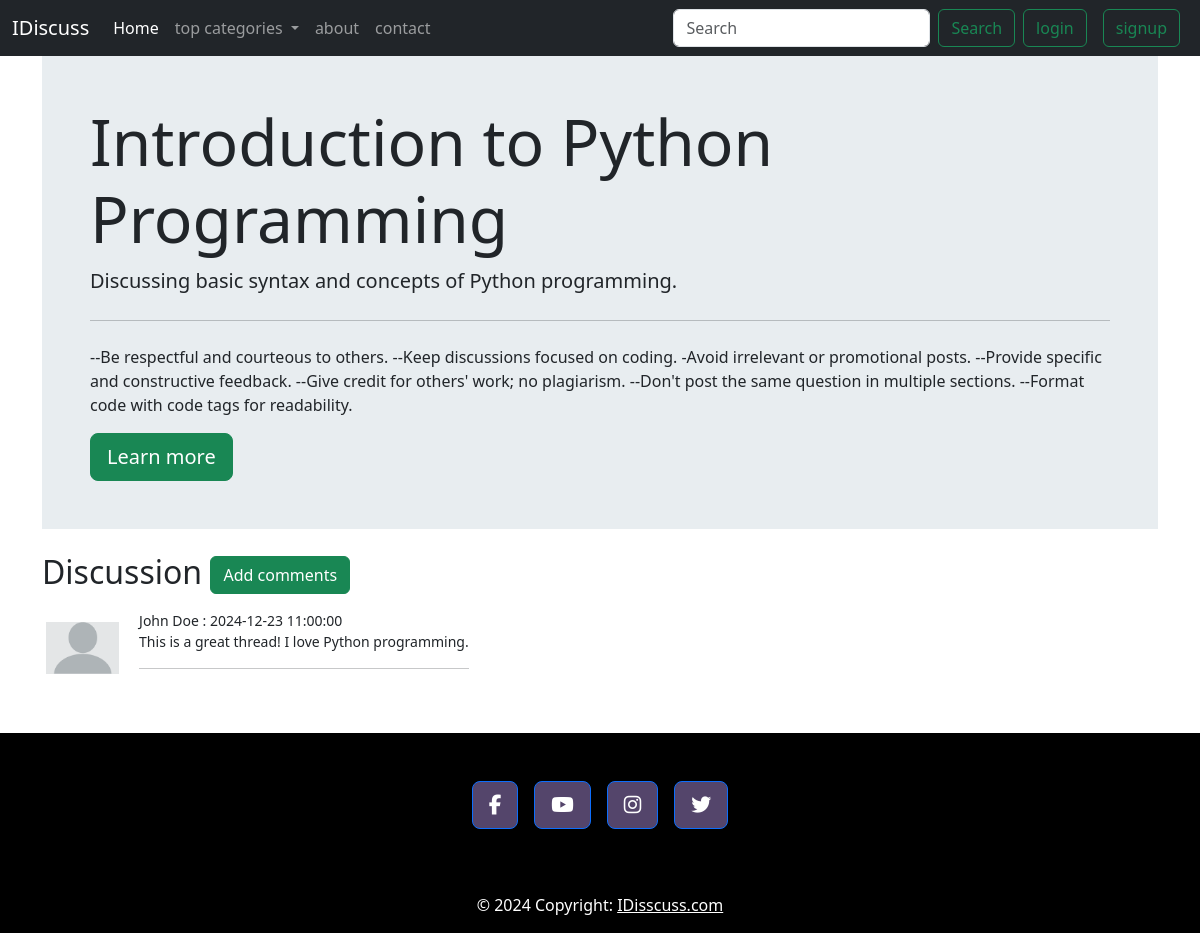
The app's page /threads.php?threadID=187 with its own data.
### tables this page shows
CREATE TABLE `threads` (
  `thread_id` int(11) NOT NULL,
  `thread_title` varchar(99) NOT NULL,
  `thread_desc` text NOT NULL,
  `thread_cat_id` int(99) NOT NULL,
  `thread_user_id` int(99) NOT NULL,
  `thread_time` datetime NOT NULL DEFAULT current_timestamp()
);

CREATE TABLE `comments` (
  `comments_id` int(99) NOT NULL,
  `comments_content` text NOT NULL,
  `threads_id` int(11) NOT NULL,
  `comments_by` int(11) NOT NULL,
  `comments_time` datetime NOT NULL DEFAULT current_timestamp()
);

CREATE TABLE `users` (
  `id` int(11) NOT NULL,
  `name` varchar(99) NOT NULL,
  `email` varchar(99) NOT NULL,
  `pass` varchar(99) NOT NULL,
  `time` datetime NOT NULL DEFAULT current_timestamp()
);

### threads.php (the view, shortened to what this page needs)
<?php
include('partials/_header.php');
include('partials/_threads_insert.php');
$thread_id = $_GET['threadID'];
$result = mysqli_query($con, "SELECT * FROM `threads` WHERE thread_id=$thread_id");
if (!$result) {
    echo "hello";
} else {
    while ($row = mysqli_fetch_row($result)) {
        $thread_title = $row['1'];
        $thread_desc = $row['2'];
    }
}
?>
<div class="container">
    <div class="jumbotron" style="background: rgb(91%, 93%, 94%);
            padding: 3rem;">
        <h3 class="display-3"><?php echo $thread_title; ?></h3>
        <p class="lead"><?php echo $thread_desc; ?></p>
        <hr class="my-4">
        <p>--Be respectful and courteous to others.
            --Keep discussions focused on coding.
            -Avoid irrelevant or promotional posts.
            --Provide specific and constructive feedback.
            --Give credit for others' work; no plagiarism.
            --Don't post the same question in multiple sections.
            --Format code with code tags for readability.</p>
        <a class="btn btn-success btn-lg" href="#" role="button">Learn more</a>
    </div>
</div>
<div class="container pt-4 ">
    <h2>
        Discussion
        <button class="btn btn-success" type="button" data-bs-toggle="collapse" data-bs-target="#collapseExample" aria-expanded="false" aria-controls="collapseExample">
            Add comments
        </button>
    </h2>
    <?php
    $thread_id = $_GET['threadID'];
    $result = mysqli_query($con, "SELECT * FROM `comments` WHERE threads_id=$thread_id");
    if (!$result || mysqli_num_rows($result) == 0) {
        echo '<div class="alert alert-primary alert-dismissible fade show" role="alert">
    <strong>HI!</strong> To add a comment, please click "Add" as there is no existing comments.      <button type="button" class="btn-close" data-bs-dismiss="alert" aria-label="Close"></button> </div>';
    } else {
        while ($row = mysqli_fetch_row($result)) {
            $comments = $row['1'];
            $comments_by = $row['3'];
            $comments_time = $row['4'];
            $sql = mysqli_query($con, "select name from users where id= $comments_by");
            while ($row = mysqli_fetch_array($sql)) {
                $row2 = $row['name'];
            }
    ?>
            <div class="media my-3" style="display: flex; align-items:center;">
                <img class="mr-3 p-1" style="height: 60px;  " alt="Generic placeholder image">
                <div class="media-body align-center mx-3">
                    <p style="margin: 0; font-size: 14px;">
                        <?php echo  $row2 . " : " . $comments_time; ?>
                    </p>
                    <p style="margin: 0; font-size: 14px;">
                        <?php echo $comments;
                        echo "<hr>"; ?>
                    </p>
                </div>
            </div>
    <?php
        }
    }
    ?>
</div>
<?php
include('partials/_footer.php');
?>

### records on screen
threads: thread_title "Introduction to Python Programming", thread_desc "Discussing basic syntax and concepts of Python programming."
comments: users.name "John Doe", comments_time "2024-12-23 11:00:00", comments_content "This is a great thread! I love Python programming."
